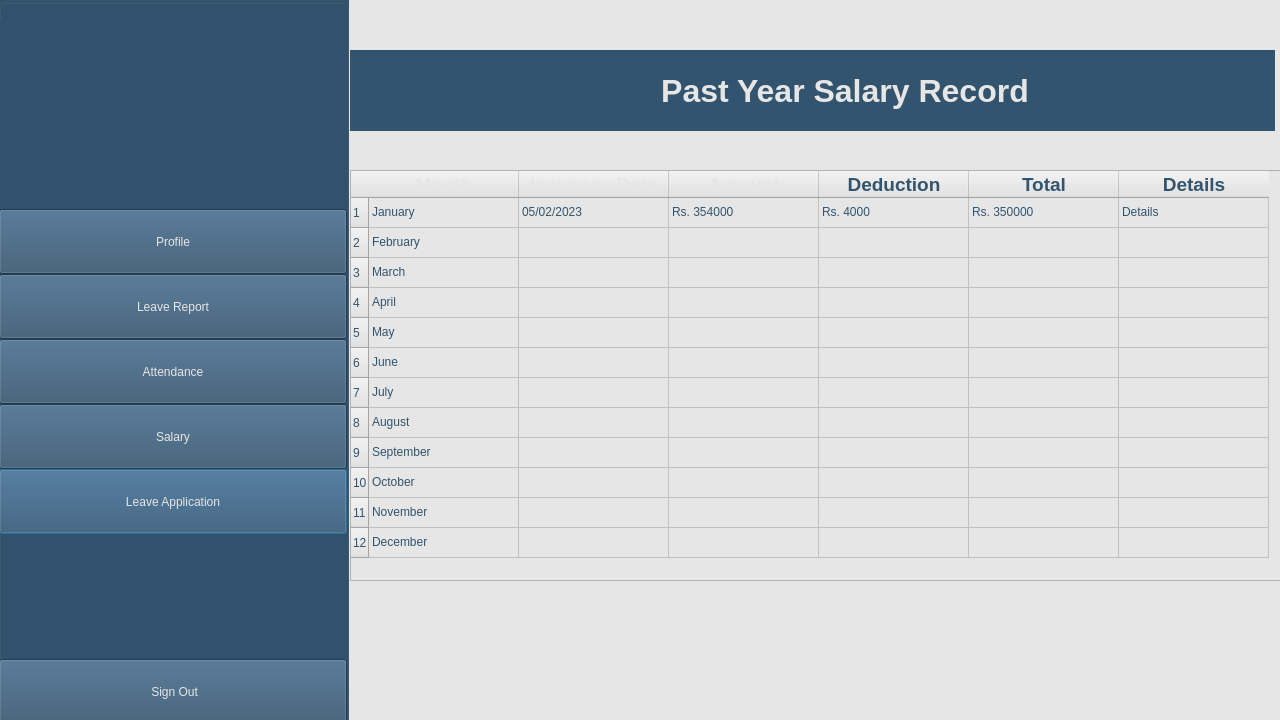
<?xml version="1.0" encoding="UTF-8"?>
<ui version="4.0">
 <class>Dialog</class>
 <widget class="QDialog" name="Dialog">
  <property name="geometry">
   <rect>
    <x>0</x>
    <y>0</y>
    <width>1280</width>
    <height>720</height>
   </rect>
  </property>
  <property name="minimumSize">
   <size>
    <width>1280</width>
    <height>720</height>
   </size>
  </property>
  <property name="maximumSize">
   <size>
    <width>1280</width>
    <height>720</height>
   </size>
  </property>
  <property name="mouseTracking">
   <bool>true</bool>
  </property>
  <property name="tabletTracking">
   <bool>true</bool>
  </property>
  <property name="windowTitle">
   <string>Dialog</string>
  </property>
  <property name="styleSheet">
   <string notr="true">background-color: rgb(230, 230, 230);</string>
  </property>
  <widget class="QGroupBox" name="side_bar">
   <property name="geometry">
    <rect>
     <x>-1</x>
     <y>-1</y>
     <width>350</width>
     <height>722</height>
    </rect>
   </property>
   <property name="minimumSize">
    <size>
     <width>350</width>
     <height>722</height>
    </size>
   </property>
   <property name="maximumSize">
    <size>
     <width>350</width>
     <height>722</height>
    </size>
   </property>
   <property name="styleSheet">
    <string notr="true">background-color: rgb(50, 82, 110);</string>
   </property>
   <property name="title">
    <string/>
   </property>
   <widget class="QLabel" name="logo">
    <property name="geometry">
     <rect>
      <x>0</x>
      <y>20</y>
      <width>341</width>
      <height>191</height>
     </rect>
    </property>
    <property name="text">
     <string/>
    </property>
    <property name="pixmap">
     <pixmap>../Images/logo-grey.png</pixmap>
    </property>
    <property name="scaledContents">
     <bool>true</bool>
    </property>
   </widget>
   <widget class="QPushButton" name="profile">
    <property name="geometry">
     <rect>
      <x>0</x>
      <y>470</y>
      <width>348</width>
      <height>65</height>
     </rect>
    </property>
    <property name="minimumSize">
     <size>
      <width>348</width>
      <height>65</height>
     </size>
    </property>
    <property name="maximumSize">
     <size>
      <width>348</width>
      <height>65</height>
     </size>
    </property>
    <property name="cursor">
     <cursorShape>PointingHandCursor</cursorShape>
    </property>
    <property name="styleSheet">
     <string notr="true">font: 20pt &quot;Sitka&quot; rgb(255, 255, 255);
color: rgb(230, 230, 230);</string>
    </property>
    <property name="text">
     <string>Leave Application</string>
    </property>
   </widget>
   <widget class="QPushButton" name="leave_report">
    <property name="geometry">
     <rect>
      <x>0</x>
      <y>210</y>
      <width>348</width>
      <height>65</height>
     </rect>
    </property>
    <property name="minimumSize">
     <size>
      <width>348</width>
      <height>65</height>
     </size>
    </property>
    <property name="maximumSize">
     <size>
      <width>348</width>
      <height>65</height>
     </size>
    </property>
    <property name="cursor">
     <cursorShape>PointingHandCursor</cursorShape>
    </property>
    <property name="styleSheet">
     <string notr="true">font: 20pt &quot;Sitka&quot;;
color: rgb(230, 230, 230);</string>
    </property>
    <property name="text">
     <string>Profile</string>
    </property>
   </widget>
   <widget class="QPushButton" name="leave_application">
    <property name="geometry">
     <rect>
      <x>0</x>
      <y>405</y>
      <width>348</width>
      <height>65</height>
     </rect>
    </property>
    <property name="minimumSize">
     <size>
      <width>348</width>
      <height>65</height>
     </size>
    </property>
    <property name="maximumSize">
     <size>
      <width>348</width>
      <height>65</height>
     </size>
    </property>
    <property name="cursor">
     <cursorShape>PointingHandCursor</cursorShape>
    </property>
    <property name="styleSheet">
     <string notr="true">font: 20pt &quot;Sitka&quot; rgb(255, 255, 255);
color: rgb(230, 230, 230);</string>
    </property>
    <property name="text">
     <string>Salary</string>
    </property>
   </widget>
   <widget class="QPushButton" name="salary">
    <property name="geometry">
     <rect>
      <x>0</x>
      <y>275</y>
      <width>348</width>
      <height>65</height>
     </rect>
    </property>
    <property name="minimumSize">
     <size>
      <width>348</width>
      <height>65</height>
     </size>
    </property>
    <property name="maximumSize">
     <size>
      <width>348</width>
      <height>65</height>
     </size>
    </property>
    <property name="cursor">
     <cursorShape>PointingHandCursor</cursorShape>
    </property>
    <property name="styleSheet">
     <string notr="true">font: 20pt &quot;Sitka&quot; rgb(255, 255, 255);
color: rgb(230, 230, 230);</string>
    </property>
    <property name="text">
     <string>Leave Report</string>
    </property>
   </widget>
   <widget class="QPushButton" name="attendance">
    <property name="geometry">
     <rect>
      <x>0</x>
      <y>340</y>
      <width>348</width>
      <height>65</height>
     </rect>
    </property>
    <property name="minimumSize">
     <size>
      <width>348</width>
      <height>65</height>
     </size>
    </property>
    <property name="maximumSize">
     <size>
      <width>348</width>
      <height>65</height>
     </size>
    </property>
    <property name="cursor">
     <cursorShape>PointingHandCursor</cursorShape>
    </property>
    <property name="styleSheet">
     <string notr="true">font: 20pt &quot;Sitka&quot; rgb(255, 255, 255);
color: rgb(230, 230, 230);</string>
    </property>
    <property name="text">
     <string>Attendance</string>
    </property>
   </widget>
   <widget class="QPushButton" name="sign_out">
    <property name="geometry">
     <rect>
      <x>0</x>
      <y>660</y>
      <width>348</width>
      <height>65</height>
     </rect>
    </property>
    <property name="minimumSize">
     <size>
      <width>348</width>
      <height>65</height>
     </size>
    </property>
    <property name="maximumSize">
     <size>
      <width>348</width>
      <height>65</height>
     </size>
    </property>
    <property name="cursor">
     <cursorShape>PointingHandCursor</cursorShape>
    </property>
    <property name="styleSheet">
     <string notr="true">font: italic 18pt &quot;Sitka&quot; rgb(255, 255, 255);
color: rgb(230, 230, 230);</string>
    </property>
    <property name="text">
     <string>  Sign Out </string>
    </property>
    <property name="icon">
     <iconset>
      <normaloff>../Images/sign out-grey.png</normaloff>
      <normalon>../Images/sign out-grey.png</normalon>../Images/sign out-grey.png</iconset>
    </property>
    <property name="iconSize">
     <size>
      <width>30</width>
      <height>30</height>
     </size>
    </property>
   </widget>
  </widget>
  <widget class="QLabel" name="salary_record_heading">
   <property name="geometry">
    <rect>
     <x>350</x>
     <y>50</y>
     <width>925</width>
     <height>81</height>
    </rect>
   </property>
   <property name="font">
    <font>
     <pointsize>24</pointsize>
     <bold>true</bold>
    </font>
   </property>
   <property name="styleSheet">
    <string notr="true">background-color: rgb(50, 84, 110);
color: rgb(230, 230, 230);</string>
   </property>
   <property name="text">
    <string>                                   Past Year Salary Record</string>
   </property>
  </widget>
  <widget class="QTableWidget" name="salaryrecord">
   <property name="geometry">
    <rect>
     <x>350</x>
     <y>170</y>
     <width>931</width>
     <height>411</height>
    </rect>
   </property>
   <property name="minimumSize">
    <size>
     <width>931</width>
     <height>0</height>
    </size>
   </property>
   <property name="maximumSize">
    <size>
     <width>16777215</width>
     <height>501</height>
    </size>
   </property>
   <property name="whatsThis">
    <string>&lt;html&gt;&lt;head/&gt;&lt;body&gt;&lt;p align=&quot;center&quot;&gt;&lt;br/&gt;&lt;/p&gt;&lt;/body&gt;&lt;/html&gt;</string>
   </property>
   <property name="styleSheet">
    <string notr="true">font: 12pt &quot;Segoe UI&quot;;
background-color: rgb(230, 230, 230);
color: rgb(50, 84, 110);</string>
   </property>
   <attribute name="horizontalHeaderDefaultSectionSize">
    <number>150</number>
   </attribute>
   <row/>
   <row/>
   <row/>
   <row/>
   <row/>
   <row/>
   <row/>
   <row/>
   <row/>
   <row/>
   <row/>
   <row/>
   <column>
    <property name="text">
     <string>Month</string>
    </property>
    <property name="font">
     <font>
      <pointsize>14</pointsize>
      <bold>true</bold>
     </font>
    </property>
    <property name="background">
     <color>
      <red>50</red>
      <green>84</green>
      <blue>110</blue>
     </color>
    </property>
    <property name="foreground">
     <brush brushstyle="SolidPattern">
      <color alpha="255">
       <red>230</red>
       <green>230</green>
       <blue>230</blue>
      </color>
     </brush>
    </property>
   </column>
   <column>
    <property name="text">
     <string>Issuance Date</string>
    </property>
    <property name="font">
     <font>
      <pointsize>14</pointsize>
      <bold>true</bold>
     </font>
    </property>
    <property name="background">
     <color>
      <red>50</red>
      <green>84</green>
      <blue>110</blue>
     </color>
    </property>
    <property name="foreground">
     <brush brushstyle="SolidPattern">
      <color alpha="255">
       <red>230</red>
       <green>230</green>
       <blue>230</blue>
      </color>
     </brush>
    </property>
   </column>
   <column>
    <property name="text">
     <string>Amount</string>
    </property>
    <property name="font">
     <font>
      <pointsize>14</pointsize>
      <bold>true</bold>
     </font>
    </property>
    <property name="background">
     <color>
      <red>50</red>
      <green>84</green>
      <blue>110</blue>
     </color>
    </property>
    <property name="foreground">
     <brush brushstyle="SolidPattern">
      <color alpha="255">
       <red>230</red>
       <green>230</green>
       <blue>230</blue>
      </color>
     </brush>
    </property>
   </column>
   <column>
    <property name="text">
     <string>Deduction</string>
    </property>
    <property name="font">
     <font>
      <pointsize>14</pointsize>
      <bold>true</bold>
     </font>
    </property>
    <property name="background">
     <color>
      <red>50</red>
      <green>84</green>
      <blue>110</blue>
     </color>
    </property>
    <property name="foreground">
     <brush brushstyle="NoBrush">
      <color alpha="255">
       <red>230</red>
       <green>230</green>
       <blue>230</blue>
      </color>
     </brush>
    </property>
   </column>
   <column>
    <property name="text">
     <string>Total</string>
    </property>
    <property name="font">
     <font>
      <pointsize>14</pointsize>
      <bold>true</bold>
     </font>
    </property>
    <property name="background">
     <color alpha="251">
      <red>50</red>
      <green>84</green>
      <blue>110</blue>
     </color>
    </property>
    <property name="foreground">
     <brush brushstyle="NoBrush">
      <color alpha="255">
       <red>230</red>
       <green>230</green>
       <blue>230</blue>
      </color>
     </brush>
    </property>
   </column>
   <column>
    <property name="text">
     <string>Details</string>
    </property>
    <property name="font">
     <font>
      <pointsize>14</pointsize>
      <bold>true</bold>
     </font>
    </property>
    <property name="background">
     <color>
      <red>50</red>
      <green>84</green>
      <blue>110</blue>
     </color>
    </property>
    <property name="foreground">
     <brush brushstyle="NoBrush">
      <color alpha="255">
       <red>230</red>
       <green>230</green>
       <blue>230</blue>
      </color>
     </brush>
    </property>
   </column>
   <item row="0" column="0">
    <property name="text">
     <string>January</string>
    </property>
   </item>
   <item row="0" column="1">
    <property name="text">
     <string>05/02/2023</string>
    </property>
   </item>
   <item row="0" column="2">
    <property name="text">
     <string>Rs. 354000</string>
    </property>
   </item>
   <item row="0" column="3">
    <property name="text">
     <string>Rs. 4000</string>
    </property>
   </item>
   <item row="0" column="4">
    <property name="text">
     <string>Rs. 350000</string>
    </property>
   </item>
   <item row="0" column="5">
    <property name="text">
     <string>Details</string>
    </property>
   </item>
   <item row="1" column="0">
    <property name="text">
     <string>February</string>
    </property>
   </item>
   <item row="2" column="0">
    <property name="text">
     <string>March</string>
    </property>
   </item>
   <item row="3" column="0">
    <property name="text">
     <string>April</string>
    </property>
   </item>
   <item row="4" column="0">
    <property name="text">
     <string>May</string>
    </property>
   </item>
   <item row="5" column="0">
    <property name="text">
     <string>June</string>
    </property>
   </item>
   <item row="6" column="0">
    <property name="text">
     <string>July</string>
    </property>
   </item>
   <item row="7" column="0">
    <property name="text">
     <string>August</string>
    </property>
   </item>
   <item row="8" column="0">
    <property name="text">
     <string>September</string>
    </property>
   </item>
   <item row="9" column="0">
    <property name="text">
     <string>October</string>
    </property>
   </item>
   <item row="10" column="0">
    <property name="text">
     <string>November</string>
    </property>
   </item>
   <item row="11" column="0">
    <property name="text">
     <string>December</string>
    </property>
   </item>
  </widget>
 </widget>
 <resources/>
 <connections/>
</ui>
